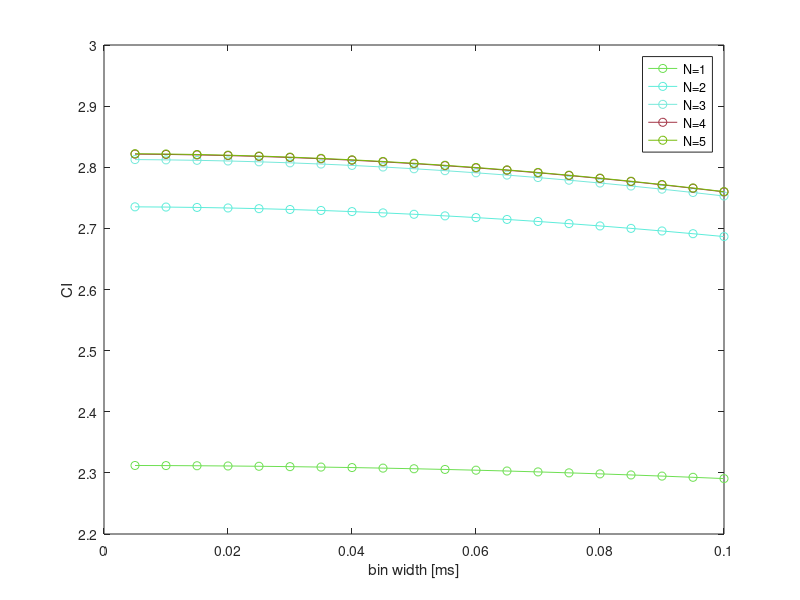

Source code (MATLAB):
%%%%%%%%%%%%%%%%%%%%%%%%%%%%%%%%%%%%%%%%%%%%%%%%%%%%%%%%%%%%%%%%%%%%%%%%%%%
% This is a demo of the decay of CI with respect to the bin width.
%%%%%%%%%%%%%%%%%%%%%%%%%%%%%%%%%%%%%%%%%%%%%%%%%%%%%%%%%%%%%%%%%%%%%%%%%%%
% April 2021
%%%%%%%%%%%%%%%%%%%%%%%%%%%%%%%%%%%%%%%%%%%%%%%%%%%%%%%%%%%%%%%%%%%%%%%%%%%

N     = [1, 2, 3, 4, 5];  % accuracy of the series
kappa = 3;  % concentration parameter of vM distribution
freq  = 1;  % stimulus frequency in [kHz]
w     = 0.005:0.005:0.1;  % bin width in [ms]
S     = ones(1,length(w));  % init
CI    = ones(3,length(w));  % init
for n = 1:N(end)
    harmonic = (besseli(n,kappa) / besseli(0,kappa)).^2;
    decay    = sin(pi .* n .* freq .* w) ./ (pi .* n .* freq .* w);
    S = S + 2 .* harmonic .* decay;
    if any(n == N)
        CI(n==N,:) = S;
    end
end
figure
for n=1:5
    plot(w,CI(n,:), '-o', 'color', rand(1,3))
    hold on
end
xlabel("bin width [ms]")
ylabel("CI")
legend("N=1", "N=2", "N=3", "N=4", "N=5", "Location", "best")
hold off

